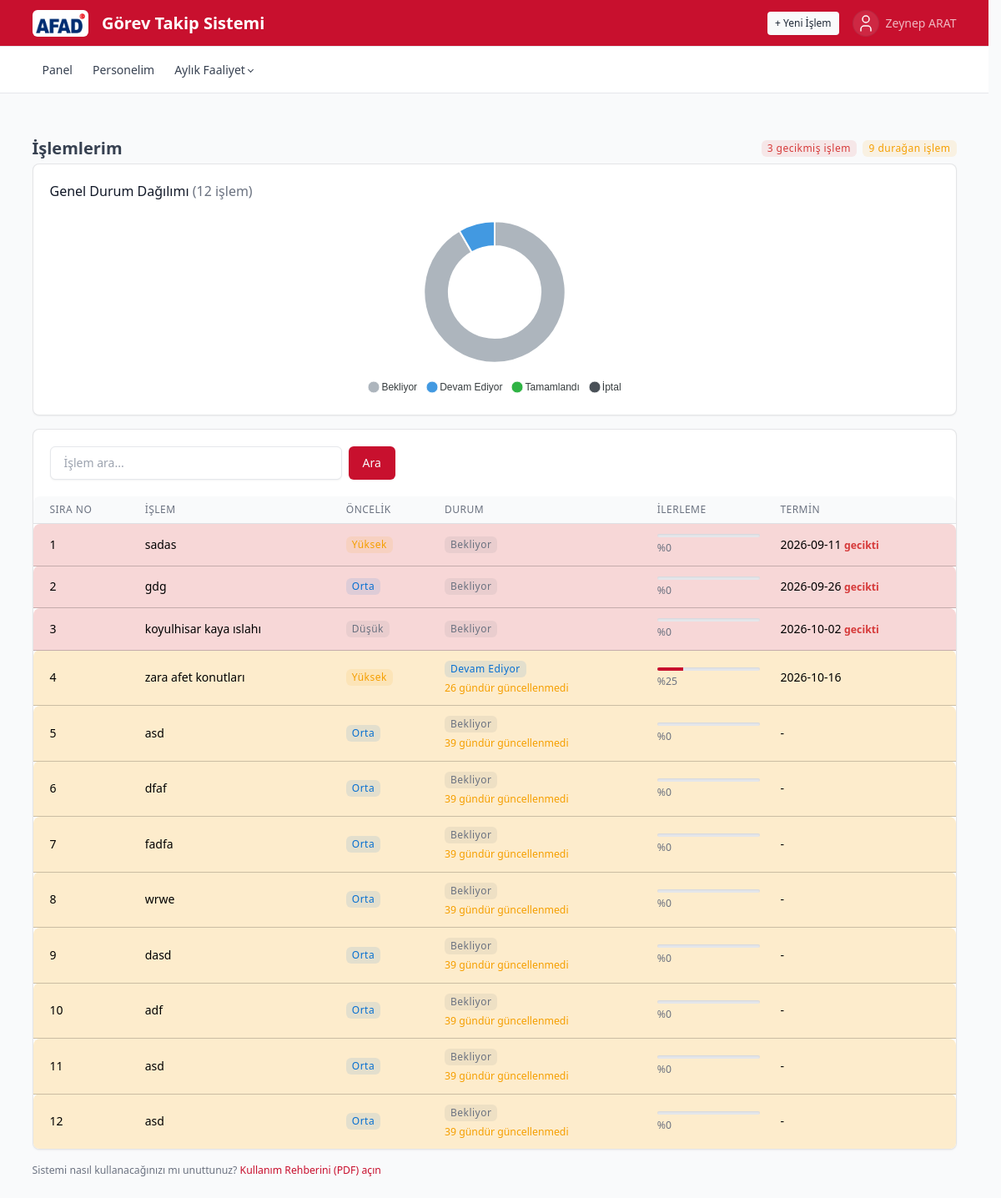
Screenshot of / (signed in) with the database file from the repository.
### tables this page shows
CREATE TABLE users (
            id INTEGER PRIMARY KEY AUTOINCREMENT,
            username TEXT UNIQUE NOT NULL,
            password_hash TEXT NOT NULL,
            full_name TEXT NOT NULL,
            role TEXT NOT NULL CHECK(role IN ('admin','manager')),
            department TEXT,
            is_active INTEGER NOT NULL DEFAULT 1
        , email TEXT);

CREATE TABLE tasks (
            id INTEGER PRIMARY KEY AUTOINCREMENT,
            title TEXT NOT NULL,
            description TEXT,
            department TEXT NOT NULL,
            assigned_to INTEGER NOT NULL,
            created_by INTEGER NOT NULL,
            status TEXT NOT NULL DEFAULT 'Bekliyor',
            priority TEXT NOT NULL DEFAULT 'Orta',
            created_at TEXT NOT NULL,
            due_date TEXT,
            completed_at TEXT,
            updated_at TEXT NOT NULL, progress INTEGER NOT NULL DEFAULT 0, personnel_id INTEGER REFERENCES personnel(id),
            FOREIGN KEY(assigned_to) REFERENCES users(id),
            FOREIGN KEY(created_by) REFERENCES users(id)
        );

### app.py (the view, shortened to what this page needs)
@app.route("/")
@login_required
def dashboard():
    db = get_db()
    user = current_user()
    dept_filter = request.args.get("department", "")
    status_filter = request.args.get("status", "")
    user_filter = request.args.get("assigned_to", "")
    q = request.args.get("q", "").strip()
    query = """
        SELECT tasks.*, u.full_name AS assigned_name, u.department AS assigned_dept,
               c.full_name AS creator_name
        FROM tasks
        JOIN users u ON tasks.assigned_to = u.id
        JOIN users c ON tasks.created_by = c.id
        WHERE 1=1
    """
    params = []
    if user["role"] == "manager":
        query += " AND tasks.assigned_to = ?"
        params.append(user["id"])
    if status_filter:
        query += " AND tasks.status = ?"
        params.append(status_filter)
    if q:
        query += " AND (tasks.title LIKE ? OR tasks.description LIKE ?)"
        like = f"%{q}%"
        params.extend([like, like])
    sort = request.args.get("sort", "")
    sort_dir = request.args.get("dir", "asc")
    if sort_dir not in ("asc", "desc"):
        sort_dir = "asc"
    if sort in SORT_COLUMNS:
        order_expr = SORT_COLUMNS[sort]
        if sort == "due_date":
            query += f" ORDER BY CASE WHEN due_date IS NULL THEN 1 ELSE 0 END, {order_expr} {sort_dir.upper()}"
        else:
            query += f" ORDER BY {order_expr} {sort_dir.upper()}"
    else:
        sort = ""
        query += " ORDER BY CASE WHEN due_date IS NULL THEN 1 ELSE 0 END, due_date ASC, priority DESC"
    tasks = db.execute(query, params).fetchall()
    departments = [r["department"] for r in db.execute(
        "SELECT DISTINCT department FROM users WHERE department IS NOT NULL ORDER BY department"
    ).fetchall()]
    managers = db.execute(
        "SELECT id, full_name, department FROM users WHERE role='manager' AND is_active=1 ORDER BY full_name"
    ).fetchall()
    if user["role"] == "admin":
        summary_rows = db.execute(
            "SELECT department, status, COUNT(*) as cnt FROM tasks GROUP BY department, status"
        ).fetchall()
        overall_rows = db.execute("SELECT status, COUNT(*) as cnt FROM tasks GROUP BY status").fetchall()
    else:
        summary_rows = db.execute(
            "SELECT department, status, COUNT(*) as cnt FROM tasks WHERE assigned_to=? GROUP BY department, status",
            (user["id"],),
        ).fetchall()
        overall_rows = db.execute(
            "SELECT status, COUNT(*) as cnt FROM tasks WHERE assigned_to=? GROUP BY status", (user["id"],)
        ).fetchall()
    summary = {}
    for r in summary_rows:
        summary.setdefault(r["department"], {s: 0 for s in STATUSES})
        summary[r["department"]][r["status"]] = r["cnt"]
    overall_counts = {s: 0 for s in STATUSES}
    for r in overall_rows:
        overall_counts[r["status"]] = r["cnt"]
    overall_total = sum(overall_counts.values())
    overdue_count = sum(1 for t in tasks if is_overdue(t))
    stale_count = sum(1 for t in tasks if is_stale(t) and not is_overdue(t))
    return render_template(
        "dashboard.html",
        tasks=tasks,
        user=user,
        departments=departments,
        managers=managers,
        summary=summary,
        overall_counts=overall_counts,
        overall_total=overall_total,
        overdue_count=overdue_count,
        stale_count=stale_count,
        dept_filter=dept_filter,
        status_filter=status_filter,
        user_filter=user_filter,
        q=q,
        sort=sort,
        sort_dir=sort_dir,
    )

### app.py (called while the page is built)
def get_db():
    if "db" not in g:
        g.db = sqlite3.connect(DB_PATH)
        g.db.row_factory = sqlite3.Row
        g.db.execute("PRAGMA foreign_keys = ON")
    return g.db

def login_required(f):
    @wraps(f)
    def wrapper(*args, **kwargs):
        if "user_id" not in session:
            return redirect(url_for("login"))
        return f(*args, **kwargs)
    return wrapper

def current_user():
    if "user_id" not in session:
        return None
    db = get_db()
    return db.execute("SELECT * FROM users WHERE id=?", (session["user_id"],)).fetchone()

def is_overdue(row):
    if row["due_date"] and row["status"] not in ("Tamamlandı", "İptal"):
        try:
            return date.fromisoformat(row["due_date"]) < date.today()
        except ValueError:
            return False
    return False

def is_stale(row):
    if row["status"] not in ("Tamamlandı", "İptal") and row["updated_at"]:
        try:
            updated = datetime.fromisoformat(row["updated_at"])
            return (datetime.now() - updated).days >= STALE_DAYS
        except ValueError:
            return False
    return False

def days_since_update(row):
    try:
        updated = datetime.fromisoformat(row["updated_at"])
        return (datetime.now() - updated).days
    except (ValueError, TypeError):
        return None

### templates/dashboard.html (shortened to what this page needs)
{% extends "base.html" %}
{% import "_macros.html" as m %}
{% block content %}
<div class="page-header d-print-none">
  <div class="row align-items-center">
    <div class="col">
      <h2 class="page-title">{% if user.role == 'admin' %}Genel Görünüm{% else %}İşlemlerim{% endif %}</h2>
    </div>
    <div class="col-auto">
      {% if overdue_count > 0 %}<span class="badge bg-red-lt me-1">{{ overdue_count }} gecikmiş işlem</span>{% endif %}
      {% if stale_count > 0 %}<span class="badge bg-yellow-lt">{{ stale_count }} durağan işlem</span>{% endif %}
    </div>
  </div>
</div>
{% if overall_total > 0 %}
<div class="card mb-3">
  <div class="card-body">
    <h3 class="card-title">Genel Durum Dağılımı <span class="text-secondary fw-normal">({{ overall_total }} işlem)</span></h3>
    <div id="chart-status-overall" style="min-height: 220px;"></div>
  </div>
</div>
{% endif %}
<div class="card mb-3">
  <div class="card-body">
    {% if user.role == 'admin' %}
    <form method="get" class="row g-2 align-items-center">
      <div class="col-12 col-md-3">
        <input type="text" name="q" value="{{ q }}" placeholder="İşlem ara..." class="form-control">
      </div>
      <div class="col-6 col-md-3">
        <select name="department" class="form-select" onchange="this.form.submit()">
          <option value="">Tüm Şubeler</option>
          {% for d in departments %}
          <option value="{{ d }}" {% if d == dept_filter %}selected{% endif %}>{{ d }}</option>
          {% endfor %}
        </select>
      </div>
      <div class="col-6 col-md-3">
        <select name="assigned_to" class="form-select" onchange="this.form.submit()">
          <option value="">Tüm Şube Müdürleri</option>
          {% for mgr in managers %}
          <option value="{{ mgr.id }}" {% if user_filter == mgr.id|string %}selected{% endif %}>{{ mgr.full_name }}</option>
          {% endfor %}
        </select>
      </div>
      <div class="col-6 col-md-2">
        <select name="status" class="form-select" onchange="this.form.submit()">
          <option value="">Tüm Durumlar</option>
          {% for s in STATUSES %}
          <option value="{{ s }}" {% if s == status_filter %}selected{% endif %}>{{ s }}</option>
          {% endfor %}
        </select>
      </div>
      <div class="col-auto">
        <button type="submit" class="btn btn-primary">Ara</button>
      </div>
      {% if dept_filter or status_filter or user_filter or q %}
      <div class="col-auto">
        <a href="{{ url_for('dashboard') }}" class="btn btn-link">Filtreleri Temizle</a>
      </div>
      {% endif %}
    </form>
    {% else %}
    <form method="get" class="row g-2 align-items-center">
      <div class="col-12 col-md-4">
        <input type="text" name="q" value="{{ q }}" placeholder="İşlem ara..." class="form-control">
      </div>
      <div class="col-auto">
        <button type="submit" class="btn btn-primary">Ara</button>
      </div>
    </form>
    {% endif %}
  </div>
  {% macro sort_link(key, label) %}
  {% set new_dir = 'desc' if sort == key and sort_dir == 'asc' else 'asc' %}
  <a class="text-reset" href="{{ url_for('dashboard', sort=key, dir=new_dir, department=dept_filter, assigned_to=user_filter, status=status_filter, q=q) }}">{{ label }}</a>
  {% endmacro %}
  <div class="table-responsive">
    <table class="table table-vcenter card-table">
      <thead>
        <tr>
          <th>Sıra No</th>
          <th>{{ sort_link('title', 'İşlem') }}</th>
          <th>{{ sort_link('priority', 'Öncelik') }}</th>
          <th>{{ sort_link('status', 'Durum') }}</th>
          <th>{{ sort_link('progress', 'İlerleme') }}</th>
          <th>{{ sort_link('due_date', 'Termin') }}</th>
        </tr>
      </thead>
      <tbody>
        {% for t in tasks %}
        <tr style="cursor: pointer;" class="{% if is_overdue(t) %}table-danger{% elif is_stale(t) %}table-warning{% endif %}" onclick="window.location='{{ url_for('task_detail', task_id=t.id) }}'">
          <td>{{ loop.index }}</td>
          <td class="fw-medium">{{ t.title }}</td>
          <td>{{ m.priority_badge(t.priority) }}</td>
          <td>
            {{ m.status_badge(t.status) }}
            {% if is_stale(t) and not is_overdue(t) %}<div class="text-yellow small mt-1">{{ days_since_update(t) }} gündür güncellenmedi</div>{% endif %}
          </td>
          <td style="min-width: 100px;">{{ m.progress_bar(t.progress) }}</td>
          <td>{% if t.due_date %}{{ t.due_date }}{% if is_overdue(t) %} <span class="text-red fw-bold small">gecikti</span>{% endif %}{% else %}-{% endif %}</td>
        </tr>
        {% else %}
        <tr><td colspan="{{ 8 if user.role == 'admin' else 6 }}" class="text-center text-secondary py-4">Henüz işlem yok. "+ Yeni İşlem" ile ekleyebilirsiniz.</td></tr>
        {% endfor %}
      </tbody>
    </table>
  </div>
</div>
<div class="text-secondary small d-print-none">
  Sistemi nasıl kullanacağınızı mı unuttunuz?
  <a href="{{ url_for('static', filename='rehber/kullanim-rehberi.pdf') }}" target="_blank" rel="noopener">Kullanım Rehberini (PDF) açın</a>
</div>
{% endblock %}

### templates/base.html (shortened to what this page needs)
<!doctype html>
<html lang="tr" data-bs-theme-primary="orange">
<head>
<link rel="stylesheet" href="{{ url_for('static', filename='vendor/tabler/css/tabler.min.css') }}">
<link rel="stylesheet" href="{{ url_for('static', filename='vendor/tabler/css/tabler-themes.min.css') }}">
<link rel="stylesheet" href="{{ url_for('static', filename='style.css') }}">
</head>
<body>
{% if session.get('user_id') %}
<header class="navbar navbar-expand-md navbar-dark bg-primary d-print-none">
  <div class="container-xl">
    <a href="{{ url_for('dashboard') }}" class="navbar-brand d-flex align-items-center pe-0 pe-md-3">
      <span class="bg-white rounded d-inline-flex align-items-center p-1 me-2">
        <img src="{{ url_for('static', filename='img/afad-logo.png') }}" alt="AFAD" style="height: 24px; width: auto;">
      </span>
      Görev Takip Sistemi
    </a>
    <div class="navbar-nav flex-row order-md-last align-items-center">
      <a href="{{ url_for('new_task') }}" class="btn btn-light btn-sm d-none d-sm-inline-block me-3">+ Yeni İşlem</a>
      <div class="nav-item dropdown">
        <a href="#" class="nav-link d-flex lh-1 text-reset p-0" data-bs-toggle="dropdown" aria-expanded="false">
          <span class="avatar avatar-sm bg-white-lt">
          </span>
          <div class="d-none d-xl-block ps-2">
            <div>{{ session.get('full_name') }}</div>
          </div>
        </a>
      </div>
    </div>
  </div>
</header>
<div class="navbar-expand-md d-print-none">
  <div class="collapse navbar-collapse" id="navbar-menu">
    <div class="navbar navbar-light">
      <div class="container-xl">
        <ul class="navbar-nav">
          <li class="nav-item"><a class="nav-link" href="{{ url_for('dashboard') }}">Panel</a></li>
          {% if session.get('role') == 'admin' %}
          <li class="nav-item"><a class="nav-link" href="{{ url_for('users') }}">Şube Müdürleri</a></li>
          <li class="nav-item"><a class="nav-link" href="{{ url_for('admins') }}">Yöneticiler</a></li>
          <li class="nav-item"><a class="nav-link" href="{{ url_for('reports') }}">Raporlar</a></li>
          <li class="nav-item"><a class="nav-link" href="{{ url_for('statistics') }}">İstatistikler</a></li>
          {% else %}
          <li class="nav-item"><a class="nav-link" href="{{ url_for('personnel') }}">Personelim</a></li>
          {% endif %}
          <li class="nav-item dropdown">
            <a class="nav-link dropdown-toggle {% if request.endpoint in ('monthly_activities', 'monthly_activity_entry', 'monthly_activity_report') %}active{% endif %}"
               href="#" data-bs-toggle="dropdown" aria-expanded="false">Aylık Faaliyet</a>
          </li>
        </ul>
      </div>
    </div>
  </div>
</div>
{% endif %}
<div class="page-wrapper">
  <div class="page-body">
    <div class="container-xl">
      {% block content %}{% endblock %}
    </div>
  </div>
</div>
</body>
</html>

### templates/_macros.html
{% macro status_color(status) -%}
{{ {'Bekliyor': 'secondary', 'Devam Ediyor': 'blue', 'Tamamlandı': 'green', 'İptal': 'dark'}.get(status, 'secondary') }}
{%- endmacro %}
{% macro priority_color(priority) -%}
{{ {'Düşük': 'secondary', 'Orta': 'blue', 'Yüksek': 'yellow', 'Acil': 'red'}.get(priority, 'secondary') }}
{%- endmacro %}
{% macro status_badge(status) -%}
<span class="badge bg-{{ status_color(status) }}-lt">{{ status }}</span>
{%- endmacro %}
{% macro priority_badge(priority) -%}
<span class="badge bg-{{ priority_color(priority) }}-lt">{{ priority }}</span>
{%- endmacro %}
{% macro progress_bar(progress) -%}
<div class="progress progress-sm" role="progressbar" aria-valuenow="{{ progress }}" aria-valuemin="0" aria-valuemax="100">
  <div class="progress-bar" style="width: {{ progress }}%"></div>
</div>
<div class="text-secondary small mt-1">%{{ progress }}</div>
{%- endmacro %}

### static/style.css (style rules this page uses)
[data-bs-theme-primary="orange"] { --tblr-primary: #c8102e; --tblr-primary-rgb: 200, 16, 46; }

### rows the page displays
users: get "Zeynep ARAT"
tasks: title "sadas", priority "Yüksek", status "Bekliyor", progress "0", due_date "2026-09-11", shows "gecikti"
tasks: title "gdg", priority "Orta", status "Bekliyor", progress "0", due_date "2026-09-26", shows "gecikti"
tasks: title "koyulhisar kaya ıslahı", priority "Düşük", status "Bekliyor", progress "0", due_date "2026-10-02", shows "gecikti"
tasks: title "zara afet konutları", priority "Yüksek", status "Devam Ediyor", days_since_update "26", progress "25", due_date "2026-10-16"
tasks: title "asd", priority "Orta", status "Bekliyor", days_since_update "39", progress "0"
tasks: title "dfaf", priority "Orta", status "Bekliyor", days_since_update "39", progress "0"
tasks: title "fadfa", priority "Orta", status "Bekliyor", days_since_update "39", progress "0"
tasks: title "wrwe", priority "Orta", status "Bekliyor", days_since_update "39", progress "0"
tasks: title "dasd", priority "Orta", status "Bekliyor", days_since_update "39", progress "0"
tasks: title "adf", priority "Orta", status "Bekliyor", days_since_update "39", progress "0"
tasks: title "asd", priority "Orta", status "Bekliyor", days_since_update "39", progress "0"
tasks: title "asd", priority "Orta", status "Bekliyor", days_since_update "39", progress "0"

### other values shown
{{ overdue_count }} "3"
{{ stale_count }} "9"
{{ overall_total }} "12"
{{ label }} "İŞLEM ÖNCELIK DURUM İLERLEME TERMIN"
